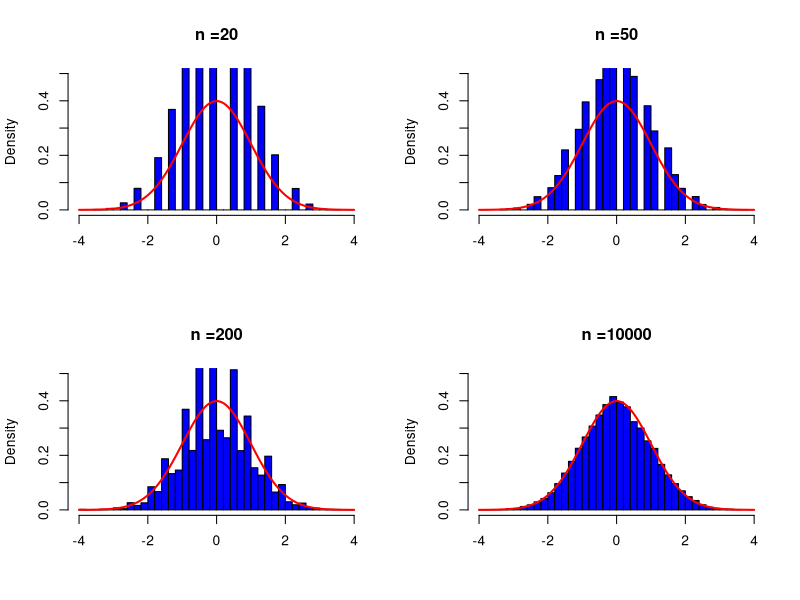

Here is the R script that generated this plot:
######################################
# The DeMoivre-Laplace Limit Theorem #
######################################
set.seed(1)
p <- 0.5
nn <- c(20, 50, 200, 10000)

a <- -1
b <-  1

par(mfrow = c(2,2))
for (k in 1:length(nn))
{
  n <- nn[k]
  X <- rbinom(10000, n, p)
  hist((X - n * p)/sqrt(n * p * (1-p)), probability = T,
       main = paste("n =", nn[k], sep = ""), 
       xlab = "", 
       xlim = c(-4, 4), ylim = c(0, 0.5), col = "blue", breaks = 30)
  grid <- seq(-4, 4, length = 1000)
  lines(grid, dnorm(grid), col = "red", lwd = 2)
}

